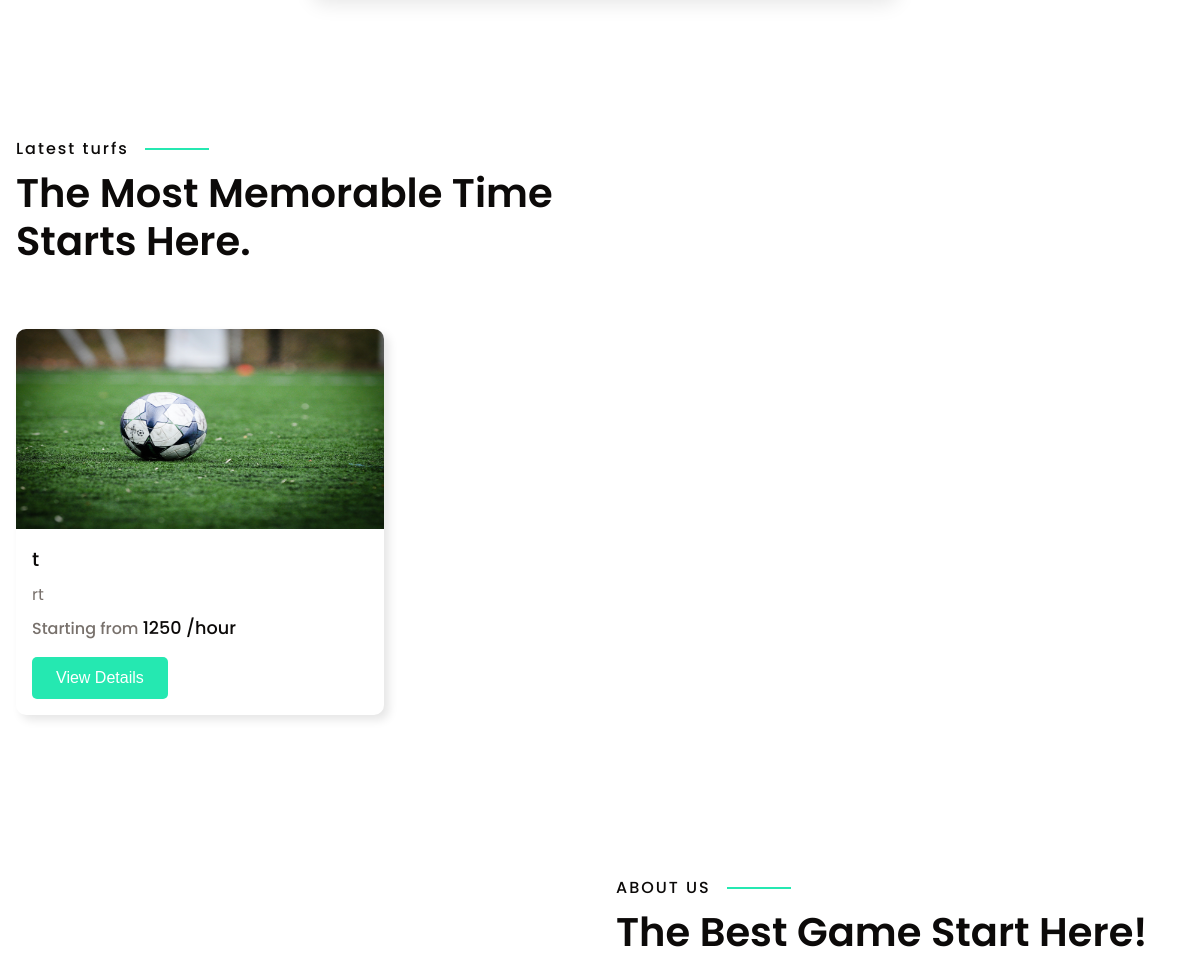
Before: / (middle part) with the older database file.
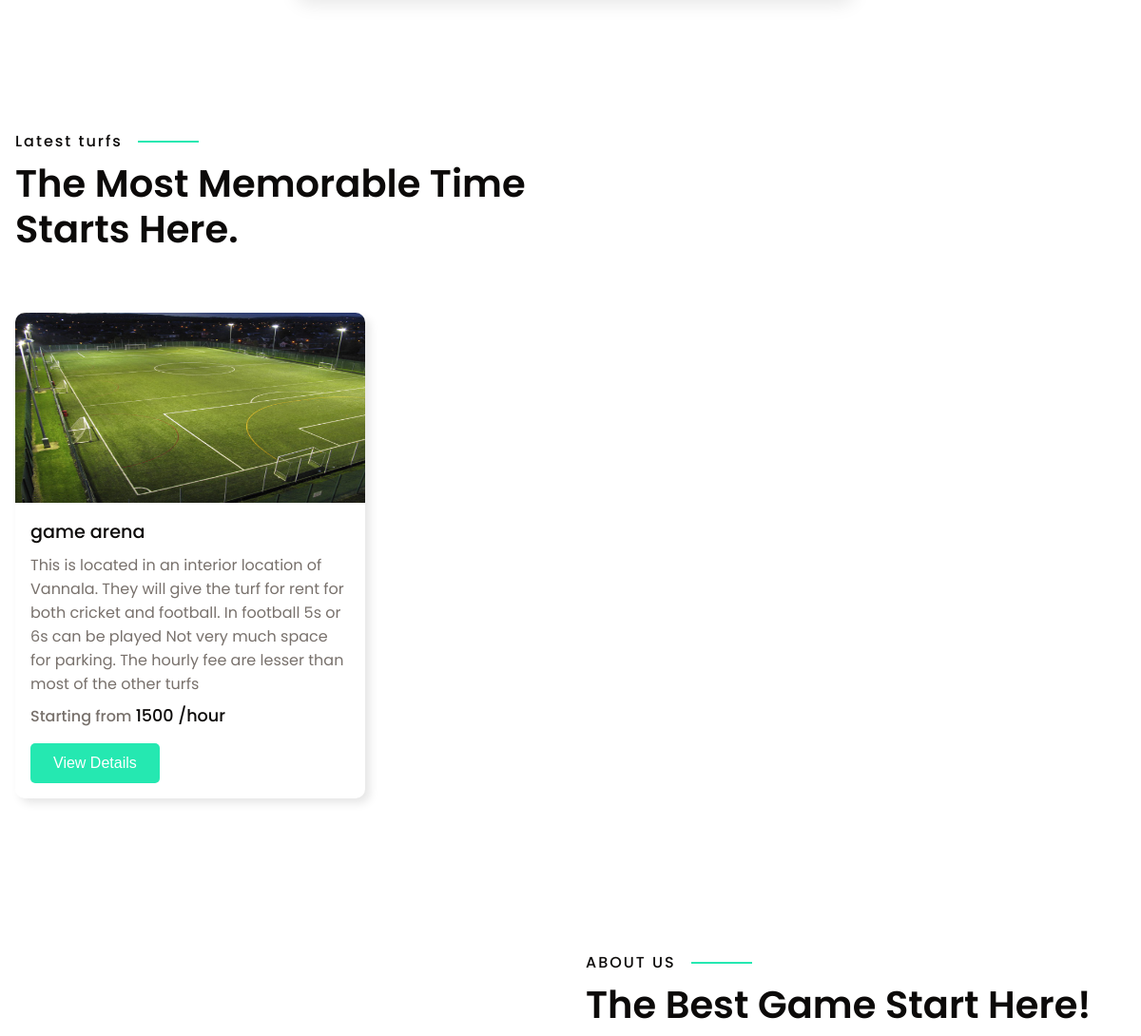
After: the same page with the newer database file.
### turfowner/models.py (models this page shows, shortened)
class turf_table(models.Model):
    image=models.ImageField(default="turfimages/img.png",upload_to='turfimages')
    ownername=models.ForeignKey(User,on_delete=models.CASCADE,null=True)
    name=models.CharField(max_length=150,blank=False)
    game_type = models.CharField(max_length=50)
    location=models.TextField(blank=False)
    location_url=models.TextField()
    open_time=models.TimeField()
    close_time=models.TimeField()
    rent=models.CharField(max_length=5,default=0)
    discription=models.TextField()
    slots=models.BooleanField(default=True)
    closed = models.BooleanField(default=True)

### customer/views.py (the view)
# urls.py: path('', views.userhome,name='userhome'),
def userhome(request):
    latest_turfs = turf_table.objects.all().order_by('-id')[:3]
    return render(request,'index.html',{'latest_turfs':latest_turfs})

### templates/index.html (shortened to what this page needs)
{% load static %}
<!DOCTYPE html>
<html lang="en">
<head>
  <link href="https://cdn.jsdelivr.net/npm/remixicon@4.0.0/fonts/remixicon.css" rel="stylesheet" />
  <link rel="stylesheet" href="{% static 'style.css' %}" />
</head>
<body>
  <section class="section__container booking__container">
  </section>
  <section class="section__container room__container">
    <p class="section__subheader">Latest turfs</p>
    <h2 class="section__header">The Most Memorable Time Starts Here.</h2>
    <div class="turf__grid">
      {% for i in latest_turfs %}
      <div class="turf__card">
        <div class="turf__card__image">
          <img src="{{i.image.url}}" alt="turf" style="height: 200px;" />
        </div>
        <div class="turf__card__details">
          <h4>{{i.name}}</h4>
          <p>{{i.discription}} </p>
          <h5>Starting from <span>{{i.rent}} /hour</span></h5>
          <a href="{% url 'available_slots' i.id %}"><button class="btn">View Details</button></a>
        </div>
      </div>
      {% endfor %}
    </div>
  </section>
  <section class="section__container about__container" id="about">
    <div class="about__content" id="about">
      <p class="section__subheader">ABOUT US</p>
      <h2 class="section__header">The Best Game Start Here!</h2>
    </div>
  </section>
</body>
</html>

Changed rows visible on the page:
removed turf_table: image (picture), name "t", discription "rt", rent "1250"
added turf_table: image (picture), name "game arena", discription "This is located in an interior location of Vannala. They will give the turf for rent for both cricket and football. In football 5s or 6s can be played Not very much space for parking. The hourly fee are lesser than most of the other turfs", rent "1500"
